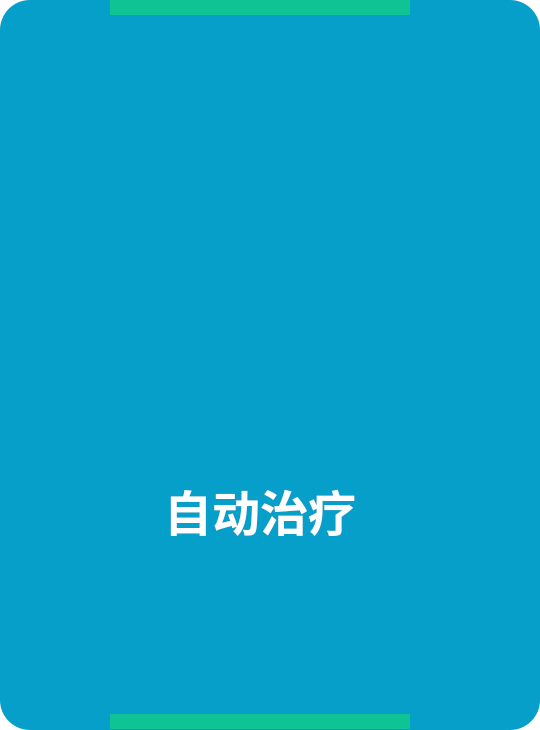
<?xml version="1.0" encoding="UTF-8"?>
<ui version="4.0">
 <class>QtHomePagsAutoClass</class>
 <widget class="QWidget" name="QtHomePagsAutoClass">
  <property name="geometry">
   <rect>
    <x>0</x>
    <y>0</y>
    <width>540</width>
    <height>730</height>
   </rect>
  </property>
  <property name="windowTitle">
   <string>QtHomePagsAuto</string>
  </property>
  <property name="styleSheet">
   <string notr="true">background-color: rgb(255, 255, 255);
border-top-left-radius:30px;
border-top-right-radius:30px;
border-bottom-left-radius:30px;
border-bottom-right-radius:30px;</string>
  </property>
  <widget class="QWidget" name="centralWidget" native="true">
   <property name="geometry">
    <rect>
     <x>0</x>
     <y>0</y>
     <width>540</width>
     <height>730</height>
    </rect>
   </property>
   <property name="styleSheet">
    <string notr="true">background-color:#059FC9;
borad-top-left-radius:30px;
borad-top-right-radius:30px;
borad-bottom-left-radius:30px;
borad-bottom-right-radius:30px;</string>
   </property>
   <widget class="QLabel" name="label_AutoTreat">
    <property name="geometry">
     <rect>
      <x>200</x>
      <y>140</y>
      <width>231</width>
      <height>231</height>
     </rect>
    </property>
    <property name="text">
     <string/>
    </property>
    <property name="pixmap">
     <pixmap resource="PhysicalTherapyRobot.qrc">:/cross.png</pixmap>
    </property>
   </widget>
   <widget class="QPushButton" name="pushButton_Auto">
    <property name="geometry">
     <rect>
      <x>140</x>
      <y>470</y>
      <width>240</width>
      <height>80</height>
     </rect>
    </property>
    <property name="font">
     <font>
      <family>Arial</family>
      <pointsize>36</pointsize>
      <weight>75</weight>
      <bold>true</bold>
     </font>
    </property>
    <property name="styleSheet">
     <string notr="true">QPushButton {
    background-color:#059FC9;
    color: white;
	border-radius:15px;
    padding: 5px 10px;
}
 
QPushButton:hover {
    background-color:#059FC9;
	color: black;
}
 
QPushButton:pressed {
    background-color:#059FC9;
	color: black;
}
 
QPushButton:disabled {
    background-color: #f0f0f0;
    color: #999;
}</string>
    </property>
    <property name="text">
     <string>自动治疗</string>
    </property>
   </widget>
   <widget class="QLabel" name="label_Top">
    <property name="geometry">
     <rect>
      <x>110</x>
      <y>0</y>
      <width>300</width>
      <height>15</height>
     </rect>
    </property>
    <property name="styleSheet">
     <string notr="true">background-color:#0FC394;
border-bottom-left-radius:15px;
border-bottom-right-radius:15px;
</string>
    </property>
    <property name="text">
     <string/>
    </property>
   </widget>
   <widget class="QLabel" name="label_Bottom">
    <property name="geometry">
     <rect>
      <x>110</x>
      <y>714</y>
      <width>300</width>
      <height>15</height>
     </rect>
    </property>
    <property name="styleSheet">
     <string notr="true">background-color:#0FC394;
border-top-left-radius:15px;
border-top-right-radius:15px;
</string>
    </property>
    <property name="text">
     <string/>
    </property>
   </widget>
  </widget>
  <widget class="QToolBar" name="mainToolBar">
   <property name="geometry">
    <rect>
     <x>0</x>
     <y>0</y>
     <width>4</width>
     <height>12</height>
    </rect>
   </property>
  </widget>
  <widget class="QStatusBar" name="statusBar">
   <property name="geometry">
    <rect>
     <x>0</x>
     <y>0</y>
     <width>3</width>
     <height>18</height>
    </rect>
   </property>
  </widget>
 </widget>
 <layoutdefault spacing="6" margin="11"/>
 <resources>
  <include location="PhysicalTherapyRobot.qrc"/>
  <include location="PhysicalTherapyRobot.qrc"/>
 </resources>
 <connections/>
</ui>
